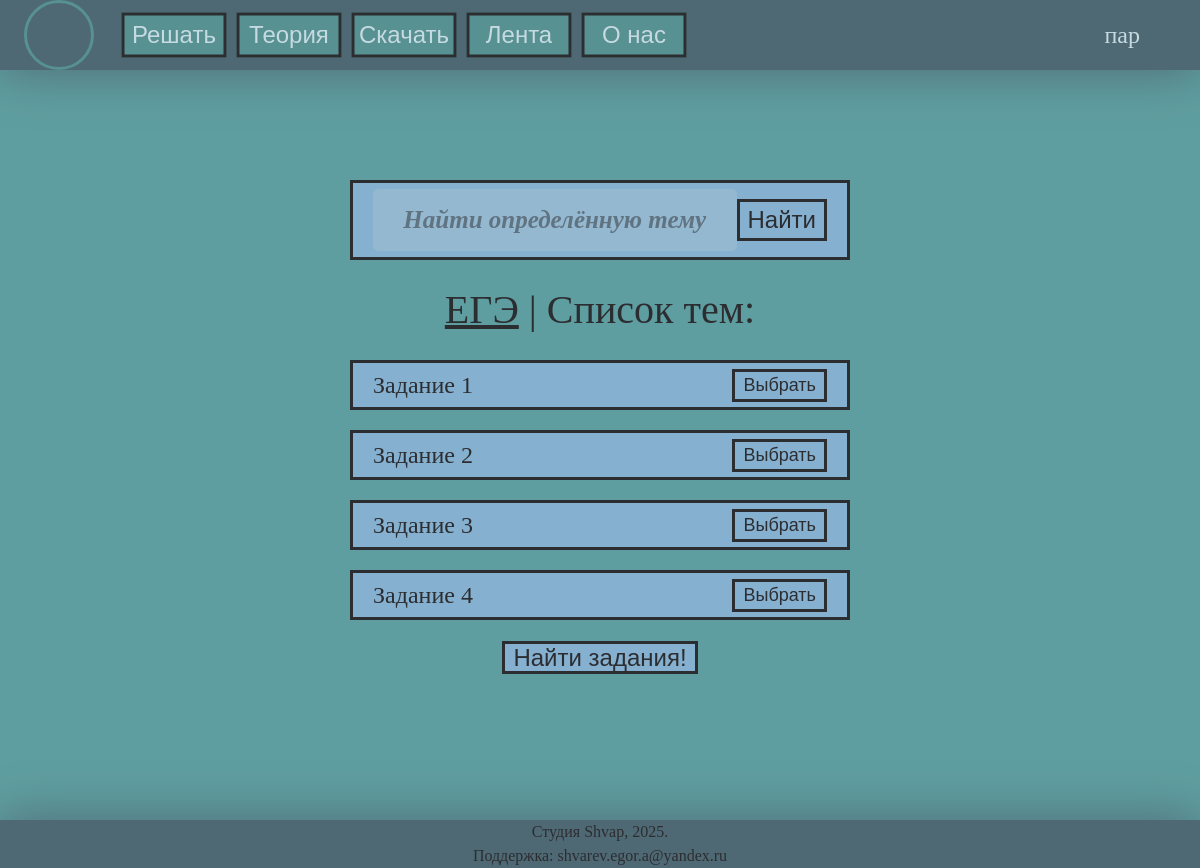
The page /SolvePartTheme?type=2 (signed in) on the database its author committed.
### DatabasesScript.py (models this page shows)
class QuestionThemes(Base):
    __tablename__ = 'VoprosThemes'
    ThemeID = Column(Integer, primary_key=True)
    ThemeName = Column(String(50), nullable = False)
    RazdelID = Column(Integer, nullable = False)

### MainScript.py (the view)
@app.route('/SolvePartTheme', methods = ['GET', 'POST'])
def ChangeThemePage():
    if request.method == 'POST':
        answer = request.form.get('theory_btn')
        if answer:
            return redirect('/SolvePart/'+answer) #redirect(url_for('solve_part',ThemeId=int(answer)))
        else:
            listThem = {}
            TasksType = int(request.form.get('task_type'))
            Fl = request.form.get('list')[2:-2].split('), (')
            for i in Fl:
                Nl = i.split(',')
                listThem[int(Nl[0])] = Nl[-1][2:-1]
            listThem = sorted(listThem.items(), key=lambda item: item[1])
            return render_template('SolvePartThemes.html', task_type = TasksType, themes_list = listThem, message = 'Выберите одну из тем!', username= session['username'])
    elif request.method == 'GET':
        TasksType = request.args.get('type')
        try:
            listThem = {}
            if int(TasksType) in [1,2,3]:
                themes = GetThemes(int(TasksType))
                for i in themes:
                    listThem[i.ThemeID] = i.ThemeName
                listThem = sorted(listThem.items(), key=lambda item: item[1])
                return render_template('SolvePartThemes.html', task_type = int(TasksType), themes_list = listThem, message = '', username= session['username'])
            else: return 'Что-то пошло не так!'
        except:
            return 'Что-то пошло не так!'

### MainScript.py (called while the page is built)
def GetThemes(RazdelID):
    Themes = db_session.query(QuestionThemes).filter_by(RazdelID = RazdelID).all()
    return Themes

### templates/SolvePartThemes.html (shortened to what this page needs)
{% extends "Base.html" %}
{% block body %}
<form action="/SolvePartTheme" method = 'POST'>
<div class = 'fullscreen-div BigPageText'> <div class = 'CenterText'>
    <div class = 'TheoryBtn SimpleHContentContainer'>
    <input id = 'linesearch' class="textbox search" type="text" name="themesearch" placeholder="Найти определённую тему" ><br>
    <button id = 'textsearch' class="SimpleBtn InputStyle" type="button"; name = 'popbtn'></button> <label class = 'MainLabel' style = 'font-size: 24px' for ='textsearch'>Найти</label>
    </div>
    {% if task_type == 1 %}
        <h1 class = 'SimpleText'><u>ОГЭ</u> | Список тем:</h1>
    {% elif task_type == 2 %}
        <h1 class = 'SimpleText'><u>ЕГЭ</u> | Список тем:</h1>
    {% elif task_type == 3 %}
        <h1 class = 'SimpleText'><u>Задания</u> | Список тем:</h1>
    {% endif %}
    {% for theory in themes_list %}
        <div class = 'TheoryBtn'>
            <h1 class = 'SimpleText BoxLbl'> {{theory[1]}} </h1>
            <label class = 'MainLabel' style = 'font-size: 18px' for ="{{theory[0]}}">Выбрать</label>
        </div>
    {% endfor %}
    <input id = 'SubmitBtn' class = 'SimpleBtn' type="submit" value="Submit"> <label class = 'MainLabel' style = 'font-size: 24px' for ='SubmitBtn'>Найти задания!</label>
    <br><br><br><br><br><br><br><br><br>
</div> </div>
</form>
{% endblock %}

### static/MainClasses.css (style rules this page uses)
h1 { font-size: 40px; font-family: 'Jost'; }
input[type="text"], input[type="password"], input[type="email"] { width: 90%; padding: 12px; margin: 5px 0; border: none; border-radius: 5px; text-align: center; font-family: 'Jost'; font-weight: bold; font-style: oblique; font-size: 25px; }

### static/CustomClasses.css (style rules this page uses)
.CenterText { text-align: center; }
.fullscreen-div { position: absolute; width: 100vw; top: 0; left: 0; }
.SimpleText { color: #2C2D31 }
.SimpleText.BoxLbl { font-size: 24px; }
.TheoryBtn { width: 500px; height: 50px; border: 3px solid #2C2D31; text-align: center; display: flex; justify-content: space-between; align-items: center; padding-left: 20px; padding-right: 20px; background-color: #85b0cf; margin:20px }
.TheoryBtn.SimpleHContentContainer { height: 80px; border: 3px solid #2C2D31; }
.textbox { background-color: #95b8d1; color: #2C2D31; }
.textbox.search { width: 400px }
.fullscreen-div.BigPageText { display: flex; justify-content: center; margin-top: 160px; width: 100% }
.MainLabel { background-color: #85b0cf; transition: all .2s; text-decoration: none; padding-left: 8px; padding-right: 8px; border: 3px solid #2C2D31; cursor: pointer; font-family: 'Jost', Tahoma, Verdana, sans-serif; font-size: 25px; color: #2C2D31 }

### rows shown on the page
QuestionThemes: ThemeName "Задание 1"
QuestionThemes: ThemeName "Задание 2"
QuestionThemes: ThemeName "Задание 3"
QuestionThemes: ThemeName "Задание 4"

### other values the page prints
{{ username }} "пар"
